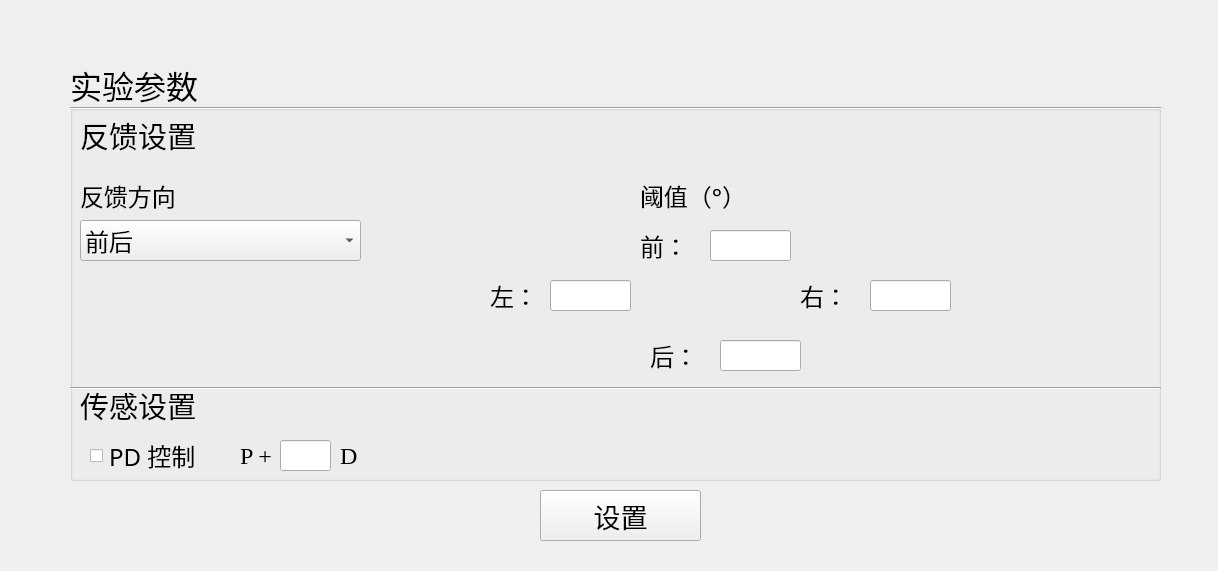
<?xml version="1.0" encoding="UTF-8"?>
<ui version="4.0">
 <class>TS_Config</class>
 <widget class="QDialog" name="TS_Config">
  <property name="geometry">
   <rect>
    <x>0</x>
    <y>0</y>
    <width>1218</width>
    <height>571</height>
   </rect>
  </property>
  <property name="windowTitle">
   <string>TS_Config</string>
  </property>
  <widget class="QWidget" name="widget" native="true">
   <property name="geometry">
    <rect>
     <x>10</x>
     <y>10</y>
     <width>1211</width>
     <height>791</height>
    </rect>
   </property>
   <property name="styleSheet">
    <string notr="true"/>
   </property>
   <widget class="QGroupBox" name="groupBox_2">
    <property name="geometry">
     <rect>
      <x>60</x>
      <y>50</y>
      <width>1091</width>
      <height>421</height>
     </rect>
    </property>
    <property name="font">
     <font>
      <family>新宋体</family>
      <pointsize>24</pointsize>
      <weight>50</weight>
      <bold>false</bold>
     </font>
    </property>
    <property name="title">
     <string>实验参数</string>
    </property>
    <widget class="QComboBox" name="Feedback_Direc">
     <property name="geometry">
      <rect>
       <x>10</x>
       <y>160</y>
       <width>281</width>
       <height>41</height>
      </rect>
     </property>
     <property name="font">
      <font>
       <family>新宋体</family>
       <pointsize>18</pointsize>
       <weight>50</weight>
       <bold>false</bold>
      </font>
     </property>
     <property name="currentText">
      <string>前后</string>
     </property>
     <item>
      <property name="text">
       <string>前后</string>
      </property>
     </item>
     <item>
      <property name="text">
       <string>左右</string>
      </property>
     </item>
     <item>
      <property name="text">
       <string>左右前后</string>
      </property>
     </item>
    </widget>
    <widget class="QLineEdit" name="Front">
     <property name="geometry">
      <rect>
       <x>640</x>
       <y>170</y>
       <width>81</width>
       <height>31</height>
      </rect>
     </property>
     <property name="font">
      <font>
       <family>Times New Roman</family>
       <pointsize>18</pointsize>
       <weight>75</weight>
       <bold>true</bold>
      </font>
     </property>
     <property name="placeholderText">
      <string/>
     </property>
    </widget>
    <widget class="QLabel" name="label">
     <property name="geometry">
      <rect>
       <x>170</x>
       <y>380</y>
       <width>41</width>
       <height>31</height>
      </rect>
     </property>
     <property name="font">
      <font>
       <family>Times New Roman</family>
       <pointsize>18</pointsize>
       <weight>50</weight>
       <bold>false</bold>
      </font>
     </property>
     <property name="text">
      <string>P +</string>
     </property>
    </widget>
    <widget class="QLineEdit" name="D_Parameter">
     <property name="geometry">
      <rect>
       <x>210</x>
       <y>380</y>
       <width>51</width>
       <height>31</height>
      </rect>
     </property>
    </widget>
    <widget class="QLabel" name="label_2">
     <property name="geometry">
      <rect>
       <x>270</x>
       <y>380</y>
       <width>41</width>
       <height>31</height>
      </rect>
     </property>
     <property name="font">
      <font>
       <family>Times New Roman</family>
       <pointsize>18</pointsize>
       <weight>50</weight>
       <bold>false</bold>
      </font>
     </property>
     <property name="text">
      <string>D</string>
     </property>
    </widget>
    <widget class="Line" name="line_2">
     <property name="geometry">
      <rect>
       <x>0</x>
       <y>40</y>
       <width>1091</width>
       <height>16</height>
      </rect>
     </property>
     <property name="orientation">
      <enum>Qt::Horizontal</enum>
     </property>
    </widget>
    <widget class="QLineEdit" name="Back">
     <property name="geometry">
      <rect>
       <x>650</x>
       <y>280</y>
       <width>81</width>
       <height>31</height>
      </rect>
     </property>
     <property name="font">
      <font>
       <family>Times New Roman</family>
       <pointsize>18</pointsize>
       <weight>75</weight>
       <bold>true</bold>
      </font>
     </property>
     <property name="placeholderText">
      <string/>
     </property>
    </widget>
    <widget class="QLineEdit" name="Left">
     <property name="geometry">
      <rect>
       <x>480</x>
       <y>220</y>
       <width>81</width>
       <height>31</height>
      </rect>
     </property>
     <property name="font">
      <font>
       <family>Times New Roman</family>
       <pointsize>18</pointsize>
       <weight>75</weight>
       <bold>true</bold>
      </font>
     </property>
     <property name="placeholderText">
      <string/>
     </property>
    </widget>
    <widget class="QLineEdit" name="Right">
     <property name="geometry">
      <rect>
       <x>800</x>
       <y>220</y>
       <width>81</width>
       <height>31</height>
      </rect>
     </property>
     <property name="font">
      <font>
       <family>Times New Roman</family>
       <pointsize>18</pointsize>
       <weight>75</weight>
       <bold>true</bold>
      </font>
     </property>
     <property name="placeholderText">
      <string/>
     </property>
    </widget>
    <widget class="QLabel" name="label_8">
     <property name="geometry">
      <rect>
       <x>570</x>
       <y>120</y>
       <width>221</width>
       <height>31</height>
      </rect>
     </property>
     <property name="font">
      <font>
       <family>新宋体</family>
       <pointsize>18</pointsize>
       <weight>50</weight>
       <bold>false</bold>
      </font>
     </property>
     <property name="text">
      <string>阈值（°）</string>
     </property>
    </widget>
    <widget class="QLabel" name="label_9">
     <property name="geometry">
      <rect>
       <x>10</x>
       <y>60</y>
       <width>321</width>
       <height>31</height>
      </rect>
     </property>
     <property name="font">
      <font>
       <family>新宋体</family>
       <pointsize>22</pointsize>
       <weight>50</weight>
       <bold>false</bold>
      </font>
     </property>
     <property name="text">
      <string>反馈设置</string>
     </property>
    </widget>
    <widget class="QLabel" name="label_10">
     <property name="geometry">
      <rect>
       <x>570</x>
       <y>170</y>
       <width>71</width>
       <height>31</height>
      </rect>
     </property>
     <property name="font">
      <font>
       <family>新宋体</family>
       <pointsize>18</pointsize>
       <weight>50</weight>
       <bold>false</bold>
      </font>
     </property>
     <property name="text">
      <string>前：</string>
     </property>
    </widget>
    <widget class="QLabel" name="label_11">
     <property name="geometry">
      <rect>
       <x>420</x>
       <y>220</y>
       <width>51</width>
       <height>31</height>
      </rect>
     </property>
     <property name="font">
      <font>
       <family>新宋体</family>
       <pointsize>18</pointsize>
       <weight>50</weight>
       <bold>false</bold>
      </font>
     </property>
     <property name="text">
      <string>左：</string>
     </property>
    </widget>
    <widget class="QLabel" name="label_12">
     <property name="geometry">
      <rect>
       <x>730</x>
       <y>220</y>
       <width>71</width>
       <height>31</height>
      </rect>
     </property>
     <property name="font">
      <font>
       <family>新宋体</family>
       <pointsize>18</pointsize>
       <weight>50</weight>
       <bold>false</bold>
      </font>
     </property>
     <property name="text">
      <string>右：</string>
     </property>
    </widget>
    <widget class="QLabel" name="label_13">
     <property name="geometry">
      <rect>
       <x>580</x>
       <y>280</y>
       <width>61</width>
       <height>31</height>
      </rect>
     </property>
     <property name="font">
      <font>
       <family>新宋体</family>
       <pointsize>18</pointsize>
       <weight>50</weight>
       <bold>false</bold>
      </font>
     </property>
     <property name="text">
      <string>后：</string>
     </property>
    </widget>
    <widget class="QLabel" name="label_14">
     <property name="geometry">
      <rect>
       <x>10</x>
       <y>330</y>
       <width>321</width>
       <height>31</height>
      </rect>
     </property>
     <property name="font">
      <font>
       <family>新宋体</family>
       <pointsize>22</pointsize>
       <weight>50</weight>
       <bold>false</bold>
      </font>
     </property>
     <property name="text">
      <string>传感设置</string>
     </property>
    </widget>
    <widget class="Line" name="line_3">
     <property name="geometry">
      <rect>
       <x>0</x>
       <y>320</y>
       <width>1091</width>
       <height>16</height>
      </rect>
     </property>
     <property name="orientation">
      <enum>Qt::Horizontal</enum>
     </property>
    </widget>
    <widget class="QLabel" name="label_15">
     <property name="geometry">
      <rect>
       <x>10</x>
       <y>120</y>
       <width>221</width>
       <height>31</height>
      </rect>
     </property>
     <property name="font">
      <font>
       <family>新宋体</family>
       <pointsize>18</pointsize>
       <weight>50</weight>
       <bold>false</bold>
      </font>
     </property>
     <property name="text">
      <string>反馈方向</string>
     </property>
    </widget>
    <widget class="QCheckBox" name="PD_Control">
     <property name="geometry">
      <rect>
       <x>20</x>
       <y>380</y>
       <width>141</width>
       <height>31</height>
      </rect>
     </property>
     <property name="font">
      <font>
       <family>新宋体</family>
       <pointsize>18</pointsize>
       <weight>50</weight>
       <italic>false</italic>
       <bold>false</bold>
      </font>
     </property>
     <property name="styleSheet">
      <string notr="true">QCheckBox::indicator:unchecked
 {width: 13px;
  height: 13px; }</string>
     </property>
     <property name="text">
      <string>PD 控制</string>
     </property>
     <property name="iconSize">
      <size>
       <width>20</width>
       <height>20</height>
      </size>
     </property>
     <property name="checkable">
      <bool>true</bool>
     </property>
     <property name="tristate">
      <bool>false</bool>
     </property>
    </widget>
   </widget>
   <widget class="QToolButton" name="Configure">
    <property name="geometry">
     <rect>
      <x>530</x>
      <y>480</y>
      <width>161</width>
      <height>51</height>
     </rect>
    </property>
    <property name="font">
     <font>
      <family>新宋体</family>
      <pointsize>20</pointsize>
      <weight>50</weight>
      <italic>false</italic>
      <bold>false</bold>
     </font>
    </property>
    <property name="styleSheet">
     <string notr="true"/>
    </property>
    <property name="text">
     <string>设置</string>
    </property>
   </widget>
  </widget>
 </widget>
 <layoutdefault spacing="6" margin="11"/>
 <resources/>
 <connections/>
</ui>
